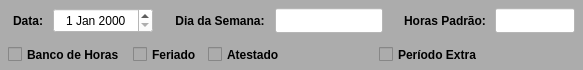
           <widget class="QWidget" name="widget_17" native="true">
            <property name="minimumSize">
             <size>
              <width>0</width>
              <height>70</height>
             </size>
            </property>
            <property name="maximumSize">
             <size>
              <width>16777215</width>
              <height>70</height>
             </size>
            </property>
            <property name="styleSheet">
             <string notr="true">background-color: rgb(172, 172, 172);</string>
            </property>
            <layout class="QVBoxLayout" name="verticalLayout_8">
             <property name="spacing">
              <number>3</number>
             </property>
             <property name="leftMargin">
              <number>3</number>
             </property>
             <property name="topMargin">
              <number>3</number>
             </property>
             <property name="rightMargin">
              <number>3</number>
             </property>
             <property name="bottomMargin">
              <number>3</number>
             </property>
             <item>
              <widget class="QWidget" name="widget_20" native="true">
               <layout class="QHBoxLayout" name="horizontalLayout_13">
                <property name="spacing">
                 <number>5</number>
                </property>
                <property name="leftMargin">
                 <number>5</number>
                </property>
                <property name="topMargin">
                 <number>3</number>
                </property>
                <property name="rightMargin">
                 <number>5</number>
                </property>
                <property name="bottomMargin">
                 <number>3</number>
                </property>
                <item>
                 <widget class="QLabel" name="label_35">
                  <property name="minimumSize">
                   <size>
                    <width>40</width>
                    <height>0</height>
                   </size>
                  </property>
                  <property name="maximumSize">
                   <size>
                    <width>40</width>
                    <height>16777215</height>
                   </size>
                  </property>
                  <property name="font">
                   <font>
                    <pointsize>9</pointsize>
                    <weight>75</weight>
                    <bold>true</bold>
                   </font>
                  </property>
                  <property name="text">
                   <string>Data:</string>
                  </property>
                  <property name="alignment">
                   <set>Qt::AlignCenter</set>
                  </property>
                 </widget>
                </item>
                <item>
                 <widget class="QDateEdit" name="date_Ponto">
                  <property name="sizePolicy">
                   <sizepolicy hsizetype="Preferred" vsizetype="Preferred">
                    <horstretch>0</horstretch>
                    <verstretch>0</verstretch>
                   </sizepolicy>
                  </property>
                  <property name="minimumSize">
                   <size>
                    <width>100</width>
                    <height>25</height>
                   </size>
                  </property>
                  <property name="maximumSize">
                   <size>
                    <width>100</width>
                    <height>25</height>
                   </size>
                  </property>
                  <property name="font">
                   <font>
                    <pointsize>9</pointsize>
                   </font>
                  </property>
                  <property name="styleSheet">
                   <string notr="true">background-color: rgb(255, 255, 255);</string>
                  </property>
                  <property name="alignment">
                   <set>Qt::AlignCenter</set>
                  </property>
                 </widget>
                </item>
                <item>
                 <widget class="QLabel" name="label_11">
                  <property name="text">
                   <string/>
                  </property>
                 </widget>
                </item>
                <item>
                 <widget class="QLabel" name="label_36">
                  <property name="minimumSize">
                   <size>
                    <width>100</width>
                    <height>0</height>
                   </size>
                  </property>
                  <property name="maximumSize">
                   <size>
                    <width>100</width>
                    <height>16777215</height>
                   </size>
                  </property>
                  <property name="font">
                   <font>
                    <pointsize>9</pointsize>
                    <weight>75</weight>
                    <bold>true</bold>
                   </font>
                  </property>
                  <property name="text">
                   <string>Dia da Semana:</string>
                  </property>
                  <property name="alignment">
                   <set>Qt::AlignCenter</set>
                  </property>
                 </widget>
                </item>
                <item>
                 <widget class="QLineEdit" name="line_semana">
                  <property name="sizePolicy">
                   <sizepolicy hsizetype="Preferred" vsizetype="Preferred">
                    <horstretch>0</horstretch>
                    <verstretch>0</verstretch>
                   </sizepolicy>
                  </property>
                  <property name="minimumSize">
                   <size>
                    <width>0</width>
                    <height>25</height>
                   </size>
                  </property>
                  <property name="maximumSize">
                   <size>
                    <width>16777215</width>
                    <height>25</height>
                   </size>
                  </property>
                  <property name="font">
                   <font>
                    <pointsize>9</pointsize>
                   </font>
                  </property>
                  <property name="styleSheet">
                   <string notr="true">background-color: rgb(255, 255, 255);</string>
                  </property>
                  <property name="text">
                   <string/>
                  </property>
                  <property name="maxLength">
                   <number>30</number>
                  </property>
                  <property name="alignment">
                   <set>Qt::AlignCenter</set>
                  </property>
                 </widget>
                </item>
                <item>
                 <widget class="QLabel" name="label_12">
                  <property name="text">
                   <string/>
                  </property>
                 </widget>
                </item>
                <item>
                 <widget class="QLabel" name="label_37">
                  <property name="minimumSize">
                   <size>
                    <width>90</width>
                    <height>0</height>
                   </size>
                  </property>
                  <property name="maximumSize">
                   <size>
                    <width>90</width>
                    <height>16777215</height>
                   </size>
                  </property>
                  <property name="font">
                   <font>
                    <pointsize>9</pointsize>
                    <weight>75</weight>
                    <bold>true</bold>
                   </font>
                  </property>
                  <property name="text">
                   <string>Horas Padrão:</string>
                  </property>
                  <property name="alignment">
                   <set>Qt::AlignCenter</set>
                  </property>
                 </widget>
                </item>
                <item>
                 <widget class="QLineEdit" name="line_Horas">
                  <property name="sizePolicy">
                   <sizepolicy hsizetype="Preferred" vsizetype="Preferred">
                    <horstretch>0</horstretch>
                    <verstretch>0</verstretch>
                   </sizepolicy>
                  </property>
                  <property name="minimumSize">
                   <size>
                    <width>80</width>
                    <height>25</height>
                   </size>
                  </property>
                  <property name="maximumSize">
                   <size>
                    <width>80</width>
                    <height>25</height>
                   </size>
                  </property>
                  <property name="font">
                   <font>
                    <pointsize>9</pointsize>
                   </font>
                  </property>
                  <property name="styleSheet">
                   <string notr="true">background-color: rgb(255, 255, 255);</string>
                  </property>
                  <property name="text">
                   <string/>
                  </property>
                  <property name="maxLength">
                   <number>30</number>
                  </property>
                  <property name="alignment">
                   <set>Qt::AlignCenter</set>
                  </property>
                 </widget>
                </item>
               </layout>
              </widget>
             </item>
             <item>
              <widget class="QWidget" name="widget_21" native="true">
               <property name="minimumSize">
                <size>
                 <width>0</width>
                 <height>25</height>
                </size>
               </property>
               <property name="maximumSize">
                <size>
                 <width>16777215</width>
                 <height>25</height>
                </size>
               </property>
               <layout class="QHBoxLayout" name="horizontalLayout_12">
                <property name="spacing">
                 <number>5</number>
                </property>
                <property name="leftMargin">
                 <number>5</number>
                </property>
                <property name="topMargin">
                 <number>3</number>
                </property>
                <property name="rightMargin">
                 <number>5</number>
                </property>
                <property name="bottomMargin">
                 <number>3</number>
                </property>
                <item>
                 <widget class="QCheckBox" name="check_Banco">
                  <property name="sizePolicy">
                   <sizepolicy hsizetype="Preferred" vsizetype="Preferred">
                    <horstretch>0</horstretch>
                    <verstretch>0</verstretch>
                   </sizepolicy>
                  </property>
                  <property name="minimumSize">
                   <size>
                    <width>120</width>
                    <height>0</height>
                   </size>
                  </property>
                  <property name="maximumSize">
                   <size>
                    <width>120</width>
                    <height>16777215</height>
                   </size>
                  </property>
                  <property name="font">
                   <font>
                    <pointsize>9</pointsize>
                    <weight>75</weight>
                    <bold>true</bold>
                   </font>
                  </property>
                  <property name="text">
                   <string>Banco de Horas</string>
                  </property>
                 </widget>
                </item>
                <item>
                 <widget class="QCheckBox" name="check_Feriado">
                  <property name="sizePolicy">
                   <sizepolicy hsizetype="Preferred" vsizetype="Preferred">
                    <horstretch>0</horstretch>
                    <verstretch>0</verstretch>
                   </sizepolicy>
                  </property>
                  <property name="minimumSize">
                   <size>
                    <width>70</width>
                    <height>0</height>
                   </size>
                  </property>
                  <property name="maximumSize">
                   <size>
                    <width>70</width>
                    <height>16777215</height>
                   </size>
                  </property>
                  <property name="font">
                   <font>
                    <pointsize>9</pointsize>
                    <weight>75</weight>
                    <bold>true</bold>
                   </font>
                  </property>
                  <property name="text">
                   <string>Feriado</string>
                  </property>
                 </widget>
                </item>
                <item>
                 <widget class="QCheckBox" name="check_Atestado">
                  <property name="sizePolicy">
                   <sizepolicy hsizetype="Preferred" vsizetype="Preferred">
                    <horstretch>0</horstretch>
                    <verstretch>0</verstretch>
                   </sizepolicy>
                  </property>
                  <property name="minimumSize">
                   <size>
                    <width>80</width>
                    <height>0</height>
                   </size>
                  </property>
                  <property name="maximumSize">
                   <size>
                    <width>80</width>
                    <height>16777215</height>
                   </size>
                  </property>
                  <property name="font">
                   <font>
                    <pointsize>9</pointsize>
                    <weight>75</weight>
                    <bold>true</bold>
                   </font>
                  </property>
                  <property name="text">
                   <string>Atestado</string>
                  </property>
                 </widget>
                </item>
                <item>
                 <widget class="QLabel" name="label_10">
                  <property name="text">
                   <string/>
                  </property>
                 </widget>
                </item>
                <item>
                 <widget class="QCheckBox" name="check_Extra">
                  <property name="sizePolicy">
                   <sizepolicy hsizetype="Preferred" vsizetype="Preferred">
                    <horstretch>0</horstretch>
                    <verstretch>0</verstretch>
                   </sizepolicy>
                  </property>
                  <property name="minimumSize">
                   <size>
                    <width>110</width>
                    <height>0</height>
                   </size>
                  </property>
                  <property name="maximumSize">
                   <size>
                    <width>110</width>
                    <height>16777215</height>
                   </size>
                  </property>
                  <property name="font">
                   <font>
                    <pointsize>9</pointsize>
                    <weight>75</weight>
                    <bold>true</bold>
                   </font>
                  </property>
                  <property name="text">
                   <string>Período Extra</string>
                  </property>
                 </widget>
                </item>
                <item>
                 <widget class="QLabel" name="label_9">
                  <property name="text">
                   <string/>
                  </property>
                 </widget>
                </item>
               </layout>
              </widget>
             </item>
            </layout>
           </widget>
